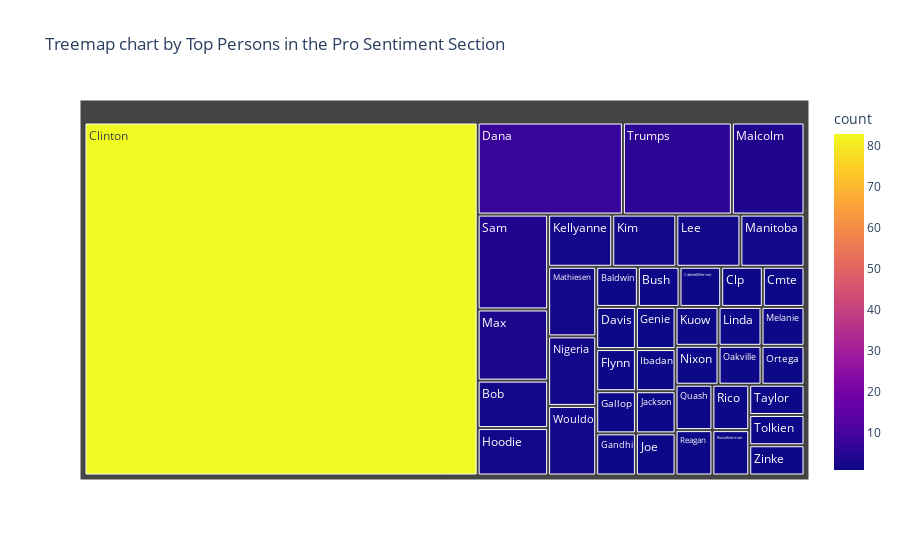

The notebook cell this image was saved under:
### Code cell
fig = px.treemap(df_pro, path=['person'],title='Treemap chart by Top Persons in the Pro Sentiment Section',
                 values='count', color= "count")
 
fig.show()

### Figure 1 — Plotly figure (JSON) as saved in the notebook; plotly's stock layout.template omitted (floating-point values rounded to 4 significant figures)
{"data": [{"branchvalues": "total", "customdata": [[1], [2], [1], [1], [83], [1], [1], [8], [1], [1], [1], [1], [1], [2], [1], [1], [1], [2], [2], [1], [2], [1], [4], [2], [2], [3], [1], [2], [1], [1], [1], [1], [1], [1], [1], [4], [1], [1], [6], [2], [1]], "domain": {"x": [0, 1], "y": [0, 1]}, "hovertemplate": "labels=%{label}<br>count_sum=%{value}<br>parent=%{parent}<br>id=%{id}<br>count=%{color}<extra></extra>", "ids": ["Baldwin", "Bob", "Bush", "Cabinettillerson", "Clinton", "Clp", "Cmte", "Dana", "Davis", "Flynn", "Gallop", "Gandhi", "Genie", "Hoodie", "Ibadan", "Jackson", "Joe", "Kellyanne", "Kim", "Kuow", "Lee", "Linda", "Malcolm", "Manitoba", "Mathiesen", "Max", "Melanie", "Nigeria", "Nixon", "Oakville", "Ortega", "Quash", "Reagan", "Rico", "Russelnorman", "Sam", "Taylor", "Tolkien", "Trumps", "Wouldo", "Zinke"], "labels": ["Baldwin", "Bob", "Bush", "Cabinettillerson", "Clinton", "Clp", "Cmte", "Dana", "Davis", "Flynn", "Gallop", "Gandhi", "Genie", "Hoodie", "Ibadan", "Jackson", "Joe", "Kellyanne", "Kim", "Kuow", "Lee", "Linda", "Malcolm", "Manitoba", "Mathiesen", "Max", "Melanie", "Nigeria", "Nixon", "Oakville", "Ortega", "Quash", "Reagan", "Rico", "Russelnorman", "Sam", "Taylor", "Tolkien", "Trumps", "Wouldo", "Zinke"], "marker": {"coloraxis": "coloraxis", "colors": [1, 2, 1, 1, 83, 1, 1, 8, 1, 1, 1, 1, 1, 2, 1, 1, 1, 2, 2, 1, 2, 1, 4, 2, 2, 3, 1, 2, 1, 1, 1, 1, 1, 1, 1, 4, 1, 1, 6, 2, 1]}, "name": "", "parents": ["", "", "", "", "", "", "", "", "", "", "", "", "", "", "", "", "", "", "", "", "", "", "", "", "", "", "", "", "", "", "", "", "", "", "", "", "", "", "", "", ""], "type": "treemap", "values": [1, 2, 1, 1, 83, 1, 1, 8, 1, 1, 1, 1, 1, 2, 1, 1, 1, 2, 2, 1, 2, 1, 4, 2, 2, 3, 1, 2, 1, 1, 1, 1, 1, 1, 1, 4, 1, 1, 6, 2, 1]}], "layout": {"coloraxis": {"colorbar": {"title": {"text": "count"}}, "colorscale": [[0, "#0d0887"], [0.1111, "#46039f"], [0.2222, "#7201a8"], [0.3333, "#9c179e"], [0.4444, "#bd3786"], [0.5556, "#d8576b"], [0.6667, "#ed7953"], [0.7778, "#fb9f3a"], [0.8889, "#fdca26"], [1, "#f0f921"]]}, "legend": {"tracegroupgap": 0}, "title": {"text": "Treemap chart by Top Persons in the Pro Sentiment Section"}}}
